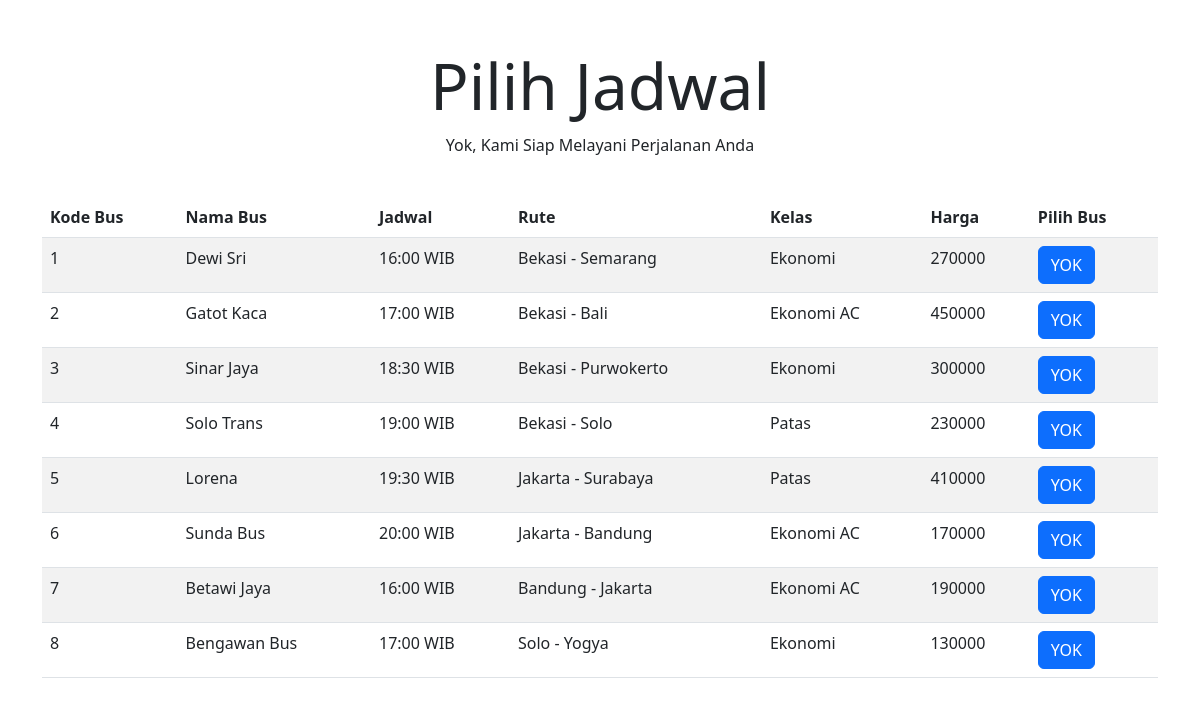
/pesan.php, run on the app's committed database.
### tables this page shows
CREATE TABLE `keberangkatan` (
  `id_berangkat` int(20) NOT NULL,
  `nama_bus` varchar(20) NOT NULL,
  `jadwal` varchar(10) NOT NULL,
  `rute` varchar(100) NOT NULL,
  `kelas` varchar(50) NOT NULL,
  `harga` varchar(20) NOT NULL
);

### pesan.php (the view, shortened to what this page needs)
<!DOCTYPE html>
<html>
<head>
	<link href="https://cdn.jsdelivr.net/npm/bootstrap@5.2.0-beta1/dist/css/bootstrap.min.css" rel="stylesheet">
</head>
<body>
	<div class="container-fluid pilih_jadwal pt-5 pb-5">
		<div class="container">
			<h2 class="display-3 text-center" id="pilih_jadwal">Pilih Jadwal</h2>
			<p class="text-center">
				Yok, Kami Siap Melayani Perjalanan Anda
			</p>
    <br>
	<form class="form-horizontal">
  		<table class="table table-striped">
    		<thead>
      			<tr>
					<th>Kode Bus</th>
					<th>Nama Bus</th>
					<th>Jadwal</th>
					<th>Rute</th>
					<th>Kelas</th>
					<th>Harga</th>
					<th>Pilih Bus</th>
     			</tr>
    		</thead>
    		<tbody>
    			<?php
    				include 'config/koneksi.php';
					$query = mysqli_query($conn, "SELECT * FROM keberangkatan ORDER BY id_berangkat ASC")or die(mysqli_error());
						if(mysqli_num_rows($query) == 0){
							echo '<tr><td colspan="3" align="center">Tidak ada data!</td></tr>';
						}
						else
						{
							while($data = mysqli_fetch_array($query)){
								echo "<tr>
								<td>$data[0]</td>
								<td>$data[1]</td>
								<td>$data[2]</td>
								<td>$data[3]</td>
								<td>$data[4]</td>
								<td>$data[5]</td>
								<td>
									<a href='data_diri.php?id_berangkat=".$data[0]."' class= 'btn btn-primary'>YOK</a>
								</tr>";
							}
						}
				?>
    		</tbody>
  		</table>
	</form>
</div>
</div>
</body>
</html>

### data on the page
keberangkatan: id_berangkat "1", nama_bus "Dewi Sri", jadwal "16:00 WIB", rute "Bekasi - Semarang", kelas "Ekonomi", harga "270000"
keberangkatan: id_berangkat "2", nama_bus "Gatot Kaca", jadwal "17:00 WIB", rute "Bekasi - Bali", kelas "Ekonomi AC", harga "450000"
keberangkatan: id_berangkat "3", nama_bus "Sinar Jaya", jadwal "18:30 WIB", rute "Bekasi - Purwokerto", kelas "Ekonomi", harga "300000"
keberangkatan: id_berangkat "4", nama_bus "Solo Trans", jadwal "19:00 WIB", rute "Bekasi - Solo", kelas "Patas", harga "230000"
keberangkatan: id_berangkat "5", nama_bus "Lorena", jadwal "19:30 WIB", rute "Jakarta - Surabaya", kelas "Patas", harga "410000"
keberangkatan: id_berangkat "6", nama_bus "Sunda Bus", jadwal "20:00 WIB", rute "Jakarta - Bandung", kelas "Ekonomi AC", harga "170000"
keberangkatan: id_berangkat "7", nama_bus "Betawi Jaya", jadwal "16:00 WIB", rute "Bandung - Jakarta", kelas "Ekonomi AC", harga "190000"
keberangkatan: id_berangkat "8", nama_bus "Bengawan Bus", jadwal "17:00 WIB", rute "Solo - Yogya", kelas "Ekonomi", harga "130000"
